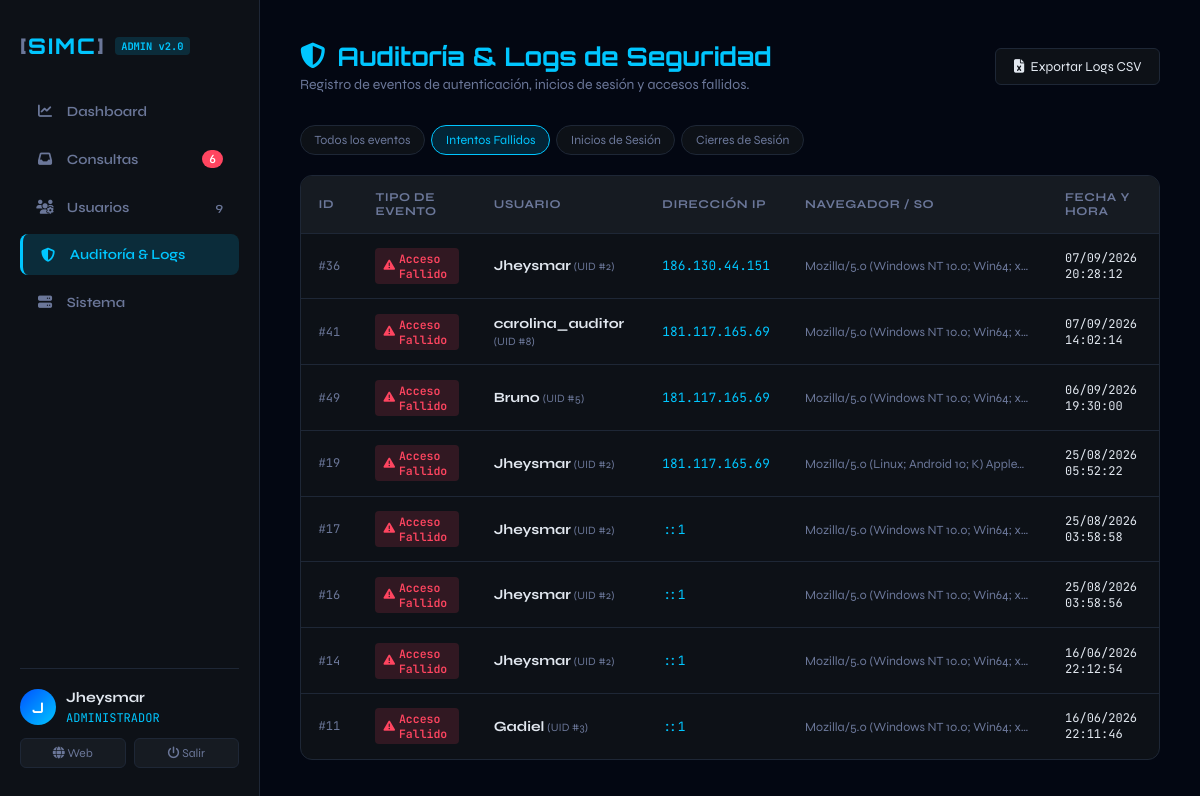
Page /admin/dashboard.php?tab=logs&filtro_log=login_fallido (signed in) on the committed database.
### tables this page shows
CREATE TABLE `sesiones_log` (
  `id` int(11) NOT NULL AUTO_INCREMENT,
  `usuario_id` int(11) NOT NULL,
  `ip` varchar(45) DEFAULT NULL,
  `user_agent` varchar(255) DEFAULT NULL,
  `accion` enum('login','logout','login_fallido') NOT NULL,
  `creado_en` timestamp NOT NULL DEFAULT current_timestamp(),
  PRIMARY KEY (`id`),
  KEY `idx_ip_accion` (`ip`,`accion`,`creado_en`),
  KEY `fk_seslog_usuario` (`usuario_id`),
  CONSTRAINT `fk_seslog_usuario` FOREIGN KEY (`usuario_id`) REFERENCES `usuarios` (`id`) ON DELETE CASCADE
);

CREATE TABLE `usuarios` (
  `id` int(11) NOT NULL AUTO_INCREMENT,
  `username` varchar(40) NOT NULL,
  `email` varchar(120) NOT NULL,
  `password` varchar(255) NOT NULL,
  `rol` enum('admin','operador') NOT NULL DEFAULT 'operador',
  `activo` tinyint(1) NOT NULL DEFAULT 1,
  `ip_registro` varchar(45) DEFAULT NULL,
  `ultimo_login` datetime DEFAULT NULL,
  `creado_en` timestamp NOT NULL DEFAULT current_timestamp(),
  PRIMARY KEY (`id`),
  UNIQUE KEY `uq_username` (`username`),
  UNIQUE KEY `uq_email` (`email`)
);

### admin/php/data.php (called while the page is built, shortened)
<?php
$filtroLog = $_GET['filtro_log'] ?? 'todos';
$sqlLogs = "
    SELECT l.id, l.usuario_id, l.ip, l.user_agent, l.accion, l.creado_en, u.username
    FROM sesiones_log l
    LEFT JOIN usuarios u ON l.usuario_id = u.id
";
if ($filtroLog === 'login_fallido') {
    $sqlLogs .= "WHERE l.accion = 'login_fallido' ";
} elseif ($filtroLog === 'login') {
    $sqlLogs .= "WHERE l.accion = 'login' ";
} elseif ($filtroLog === 'logout') {
    $sqlLogs .= "WHERE l.accion = 'logout' ";
}
$sqlLogs .= "ORDER BY l.creado_en DESC LIMIT 100";
$listaLogs = $pdo->query($sqlLogs)->fetchAll();

### admin/views/tab-logs.php (the view, shortened to what this page needs)
<div class="top-header">
  <div>
    <h1 class="page-title"><i class="fas fa-shield-halved"></i> Auditoría &amp; Logs de Seguridad</h1>
    <p class="page-sub">Registro de eventos de autenticación, inicios de sesión y accesos fallidos.</p>
  </div>
  <div class="header-actions">
    <a href="dashboard.php?export=logs_csv" class="btn-outline">
      <i class="fas fa-file-excel"></i> Exportar Logs CSV
    </a>
  </div>
</div>
<div class="filter-bar">
  <div class="filter-pills">
    <a href="?tab=logs&filtro_log=todos" class="pill <?= $filtroLog === 'todos' ? 'active' : '' ?>">Todos los eventos</a>
    <a href="?tab=logs&filtro_log=login_fallido" class="pill <?= $filtroLog === 'login_fallido' ? 'active' : '' ?>">Intentos Fallidos</a>
    <a href="?tab=logs&filtro_log=login" class="pill <?= $filtroLog === 'login' ? 'active' : '' ?>">Inicios de Sesión</a>
    <a href="?tab=logs&filtro_log=logout" class="pill <?= $filtroLog === 'logout' ? 'active' : '' ?>">Cierres de Sesión</a>
  </div>
</div>
<?php if (empty($listaLogs)): ?>
  <div class="card empty-state">No se registraron eventos para este filtro.</div>
<?php else: ?>
  <div class="table-container">
    <table class="data-table">
      <thead>
        <tr>
          <th>ID</th>
          <th>Tipo de Evento</th>
          <th>Usuario</th>
          <th>Dirección IP</th>
          <th>Navegador / SO</th>
          <th>Fecha y Hora</th>
        </tr>
      </thead>
      <tbody>
        <?php foreach ($listaLogs as $l): ?>
          <tr>
            <td style="font-family:'JetBrains Mono', monospace; font-size:0.75rem; color:var(--muted)">#<?= $l['id'] ?></td>
            <td>
              <?php if ($l['accion'] === 'login'): ?>
                <span class="badge success"><i class="fas fa-check"></i> Login Exitoso</span>
              <?php elseif ($l['accion'] === 'login_fallido'): ?>
                <span class="badge danger"><i class="fas fa-triangle-exclamation"></i> Acceso Fallido</span>
              <?php elseif ($l['accion'] === 'logout'): ?>
                <span class="badge neutral"><i class="fas fa-power-off"></i> Logout</span>
              <?php else: ?>
                <span class="badge warning"><?= htmlspecialchars($l['accion']) ?></span>
              <?php endif; ?>
            </td>
            <td>
              <strong><?= htmlspecialchars($l['username'] ?? 'Anónimo / Desconocido') ?></strong>
              <?php if ($l['usuario_id']): ?>
                <span style="font-size:0.7rem; color:var(--muted)"> (UID #<?= $l['usuario_id'] ?>)</span>
              <?php endif; ?>
            </td>
            <td style="font-family:'JetBrains Mono', monospace; font-size:0.8rem; color:var(--accent)">
              <?= htmlspecialchars($l['ip']) ?>
            </td>
            <td style="max-width:260px; white-space:nowrap; overflow:hidden; text-overflow:ellipsis; font-size:0.78rem; color:var(--muted)" title="<?= htmlspecialchars($l['user_agent']) ?>">
              <?= htmlspecialchars($l['user_agent'] ?: 'N/A') ?>
            </td>
            <td style="font-family:'JetBrains Mono', monospace; font-size:0.75rem; color:var(--text)">
              <?= date('d/m/Y H:i:s', strtotime($l['creado_en'])) ?>
            </td>
          </tr>
        <?php endforeach; ?>
      </tbody>
    </table>
  </div>
<?php endif; ?>

### admin/css/admin.css (style rules this page uses)
*, *::before, *::after { box-sizing: border-box; margin: 0; padding: 0; }
:root { --bg: #030712; --surface: #0d1117; --surface-2: #161b22; --surface-3: #21262d; --border: #1e2736; --border-glow: rgba(0, 198, 255, 0.3); --accent: #00c6ff; --accent-glow: rgba(0, 198, 255, 0.15); --accent2: #0052ff; --text: #e2e8f0; --muted: #6b7799; --danger: #ff4560; --success: #00e396; --warning: #f4a261; --radius: 12px; --radius-sm: 6px; }
body { background: var(--bg); color: var(--text); font-family: 'Syne', sans-serif; min-height: 100vh; display: flex; }
.top-header { display: flex; align-items: center; justify-content: space-between; margin-bottom: 2rem; flex-wrap: wrap; gap: 1rem; }
.page-title { font-family: 'Orbitron', sans-serif; font-size: 1.6rem; color: var(--accent); display: flex; align-items: center; gap: 12px; }
.page-sub { color: var(--muted); font-size: 0.88rem; margin-top: 4px; }
.header-actions { display: flex; align-items: center; gap: 10px; flex-wrap: wrap; }
.btn-outline { background: var(--surface); color: var(--text); border: 1px solid var(--border); padding: 0.55rem 1.1rem; border-radius: var(--radius-sm); text-decoration: none; font-size: 0.85rem; cursor: pointer; display: inline-flex; align-items: center; gap: 0.4rem; transition: all 0.2s; }
.table-container { width: 100%; overflow-x: auto; border: 1px solid var(--border); border-radius: var(--radius); background: var(--surface); }
.data-table { width: 100%; border-collapse: collapse; text-align: left; font-size: 0.88rem; }
.data-table th { background: var(--surface-2); padding: 0.9rem 1.1rem; color: var(--muted); font-size: 0.75rem; text-transform: uppercase; letter-spacing: 0.05em; border-bottom: 1px solid var(--border); }
.data-table td { padding: 0.9rem 1.1rem; border-bottom: 1px solid var(--border); vertical-align: middle; }
.data-table tr:last-child td { border-bottom: none; }
.badge { display: inline-flex; align-items: center; gap: 4px; padding: 3px 8px; border-radius: 4px; font-size: 0.72rem; font-family: 'JetBrains Mono', monospace; font-weight: 600; }
.badge.danger { background: rgba(255, 69, 96, 0.15); color: var(--danger); }
.filter-bar { display: flex; align-items: center; justify-content: space-between; gap: 1rem; margin-bottom: 1.25rem; flex-wrap: wrap; }
.filter-pills { display: flex; gap: 6px; }
.pill { padding: 0.4rem 0.85rem; border-radius: 99px; font-size: 0.78rem; background: var(--surface); border: 1px solid var(--border); color: var(--muted); text-decoration: none; transition: all 0.2s; }
.pill:hover, .pill.active { background: var(--accent-glow); color: var(--accent); border-color: var(--accent); }

### rows in the picture
sesiones_log: id "36", accion "login_fallido" (drawn), usuario.username "Jheysmar", usuario "2", ip "186.130.44.151", user_agent "Mozilla/5.0 (Windows NT 10.0; Win64; x…", creado_en "07/09/2026 20:28:12"
sesiones_log: id "41", accion "login_fallido" (drawn), usuario.username "carolina_auditor", usuario "8", ip "181.117.165.69", user_agent "Mozilla/5.0 (Windows NT 10.0; Win64; x…", creado_en "07/09/2026 14:02:14"
sesiones_log: id "49", accion "login_fallido" (drawn), usuario.username "Bruno", usuario "5", ip "181.117.165.69", user_agent "Mozilla/5.0 (Windows NT 10.0; Win64; x…", creado_en "06/09/2026 19:30:00"
sesiones_log: id "19", accion "login_fallido" (drawn), usuario.username "Jheysmar", usuario "2", ip "181.117.165.69", user_agent "Mozilla/5.0 (Linux; Android 10; K) Apple…", creado_en "25/08/2026 05:52:22"
sesiones_log: id "17", accion "login_fallido" (drawn), usuario.username "Jheysmar", usuario "2", ip "::1", user_agent "Mozilla/5.0 (Windows NT 10.0; Win64; x…", creado_en "25/08/2026 03:58:58"
sesiones_log: id "16", accion "login_fallido" (drawn), usuario.username "Jheysmar", usuario "2", ip "::1", user_agent "Mozilla/5.0 (Windows NT 10.0; Win64; x…", creado_en "25/08/2026 03:58:56"
sesiones_log: id "14", accion "login_fallido" (drawn), usuario.username "Jheysmar", usuario "2", ip "::1", user_agent "Mozilla/5.0 (Windows NT 10.0; Win64; x…", creado_en "16/06/2026 22:12:54"
sesiones_log: id "11", accion "login_fallido" (drawn), usuario.username "Gadiel", usuario "3", ip "::1", user_agent "Mozilla/5.0 (Windows NT 10.0; Win64; x…", creado_en "16/06/2026 22:11:46"

### other values in the picture
$sinLeer "6"
$totalUsuarios "9"
substr($_SESSION['username'], 0, 1) "J"
$_SESSION['username'] "Jheysmar"
